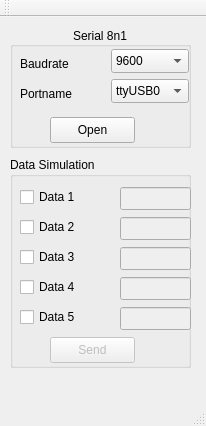
<?xml version="1.0" encoding="UTF-8"?>
<ui version="4.0">
 <class>testsim</class>
 <widget class="QMainWindow" name="testsim">
  <property name="geometry">
   <rect>
    <x>0</x>
    <y>0</y>
    <width>206</width>
    <height>426</height>
   </rect>
  </property>
  <property name="windowTitle">
   <string>testsim</string>
  </property>
  <widget class="QWidget" name="centralWidget">
   <widget class="QGroupBox" name="groupBox">
    <property name="geometry">
     <rect>
      <x>10</x>
      <y>10</y>
      <width>181</width>
      <height>121</height>
     </rect>
    </property>
    <property name="title">
     <string>Serial 8n1</string>
    </property>
    <property name="alignment">
     <set>Qt::AlignCenter</set>
    </property>
    <widget class="QComboBox" name="cmbBaud">
     <property name="geometry">
      <rect>
       <x>101</x>
       <y>22</y>
       <width>78</width>
       <height>24</height>
      </rect>
     </property>
     <item>
      <property name="text">
       <string>9600</string>
      </property>
     </item>
     <item>
      <property name="text">
       <string>38400</string>
      </property>
     </item>
     <item>
      <property name="text">
       <string>57600</string>
      </property>
     </item>
     <item>
      <property name="text">
       <string>115200</string>
      </property>
     </item>
    </widget>
    <widget class="QComboBox" name="cmbPort">
     <property name="geometry">
      <rect>
       <x>101</x>
       <y>52</y>
       <width>78</width>
       <height>24</height>
      </rect>
     </property>
     <item>
      <property name="text">
       <string>ttyUSB0</string>
      </property>
     </item>
     <item>
      <property name="text">
       <string>ttyUSB1</string>
      </property>
     </item>
     <item>
      <property name="text">
       <string>ttyUSB2</string>
      </property>
     </item>
     <item>
      <property name="text">
       <string>ttyACM0</string>
      </property>
     </item>
     <item>
      <property name="text">
       <string>ttyACM1</string>
      </property>
     </item>
     <item>
      <property name="text">
       <string>ttyACM2</string>
      </property>
     </item>
     <item>
      <property name="text">
       <string>ttyATK0</string>
      </property>
     </item>
     <item>
      <property name="text">
       <string>ttyATK1</string>
      </property>
     </item>
     <item>
      <property name="text">
       <string>ttyATK2</string>
      </property>
     </item>
    </widget>
    <widget class="QLabel" name="label">
     <property name="geometry">
      <rect>
       <x>10</x>
       <y>30</y>
       <width>60</width>
       <height>13</height>
      </rect>
     </property>
     <property name="text">
      <string>Baudrate</string>
     </property>
    </widget>
    <widget class="QLabel" name="label_2">
     <property name="geometry">
      <rect>
       <x>10</x>
       <y>60</y>
       <width>60</width>
       <height>13</height>
      </rect>
     </property>
     <property name="text">
      <string>Portname</string>
     </property>
    </widget>
    <widget class="QPushButton" name="btnOpen">
     <property name="geometry">
      <rect>
       <x>40</x>
       <y>90</y>
       <width>85</width>
       <height>26</height>
      </rect>
     </property>
     <property name="text">
      <string>Open</string>
     </property>
     <property name="shortcut">
      <string>Ctrl+O</string>
     </property>
    </widget>
   </widget>
   <widget class="QGroupBox" name="groupBox_2">
    <property name="geometry">
     <rect>
      <x>10</x>
      <y>140</y>
      <width>181</width>
      <height>211</height>
     </rect>
    </property>
    <property name="title">
     <string>Data Simulation</string>
    </property>
    <widget class="QLineEdit" name="txtData_1">
     <property name="enabled">
      <bool>false</bool>
     </property>
     <property name="geometry">
      <rect>
       <x>110</x>
       <y>30</y>
       <width>71</width>
       <height>23</height>
      </rect>
     </property>
    </widget>
    <widget class="QCheckBox" name="chkData_1">
     <property name="geometry">
      <rect>
       <x>10</x>
       <y>30</y>
       <width>82</width>
       <height>20</height>
      </rect>
     </property>
     <property name="text">
      <string>Data 1</string>
     </property>
    </widget>
    <widget class="QCheckBox" name="chkData_2">
     <property name="geometry">
      <rect>
       <x>10</x>
       <y>60</y>
       <width>82</width>
       <height>20</height>
      </rect>
     </property>
     <property name="text">
      <string>Data 2</string>
     </property>
    </widget>
    <widget class="QLineEdit" name="txtData_2">
     <property name="enabled">
      <bool>false</bool>
     </property>
     <property name="geometry">
      <rect>
       <x>110</x>
       <y>60</y>
       <width>71</width>
       <height>23</height>
      </rect>
     </property>
    </widget>
    <widget class="QCheckBox" name="chkData_3">
     <property name="geometry">
      <rect>
       <x>10</x>
       <y>90</y>
       <width>82</width>
       <height>20</height>
      </rect>
     </property>
     <property name="text">
      <string>Data 3</string>
     </property>
    </widget>
    <widget class="QLineEdit" name="txtData_3">
     <property name="enabled">
      <bool>false</bool>
     </property>
     <property name="geometry">
      <rect>
       <x>110</x>
       <y>90</y>
       <width>71</width>
       <height>23</height>
      </rect>
     </property>
    </widget>
    <widget class="QCheckBox" name="chkData_4">
     <property name="geometry">
      <rect>
       <x>10</x>
       <y>120</y>
       <width>82</width>
       <height>20</height>
      </rect>
     </property>
     <property name="text">
      <string>Data 4</string>
     </property>
    </widget>
    <widget class="QLineEdit" name="txtData_4">
     <property name="enabled">
      <bool>false</bool>
     </property>
     <property name="geometry">
      <rect>
       <x>110</x>
       <y>120</y>
       <width>71</width>
       <height>23</height>
      </rect>
     </property>
    </widget>
    <widget class="QCheckBox" name="chkData_5">
     <property name="geometry">
      <rect>
       <x>10</x>
       <y>150</y>
       <width>82</width>
       <height>20</height>
      </rect>
     </property>
     <property name="text">
      <string>Data 5</string>
     </property>
    </widget>
    <widget class="QLineEdit" name="txtData_5">
     <property name="enabled">
      <bool>false</bool>
     </property>
     <property name="geometry">
      <rect>
       <x>110</x>
       <y>150</y>
       <width>71</width>
       <height>23</height>
      </rect>
     </property>
    </widget>
    <widget class="QPushButton" name="btnSend">
     <property name="enabled">
      <bool>false</bool>
     </property>
     <property name="geometry">
      <rect>
       <x>40</x>
       <y>180</y>
       <width>85</width>
       <height>26</height>
      </rect>
     </property>
     <property name="text">
      <string>Send</string>
     </property>
     <property name="shortcut">
      <string>Ctrl+S</string>
     </property>
    </widget>
   </widget>
  </widget>
  <widget class="QMenuBar" name="menuBar">
   <property name="geometry">
    <rect>
     <x>0</x>
     <y>0</y>
     <width>206</width>
     <height>19</height>
    </rect>
   </property>
  </widget>
  <widget class="QToolBar" name="mainToolBar">
   <attribute name="toolBarArea">
    <enum>TopToolBarArea</enum>
   </attribute>
   <attribute name="toolBarBreak">
    <bool>false</bool>
   </attribute>
  </widget>
  <widget class="QStatusBar" name="statusBar"/>
 </widget>
 <layoutdefault spacing="6" margin="11"/>
 <resources/>
 <connections/>
</ui>
